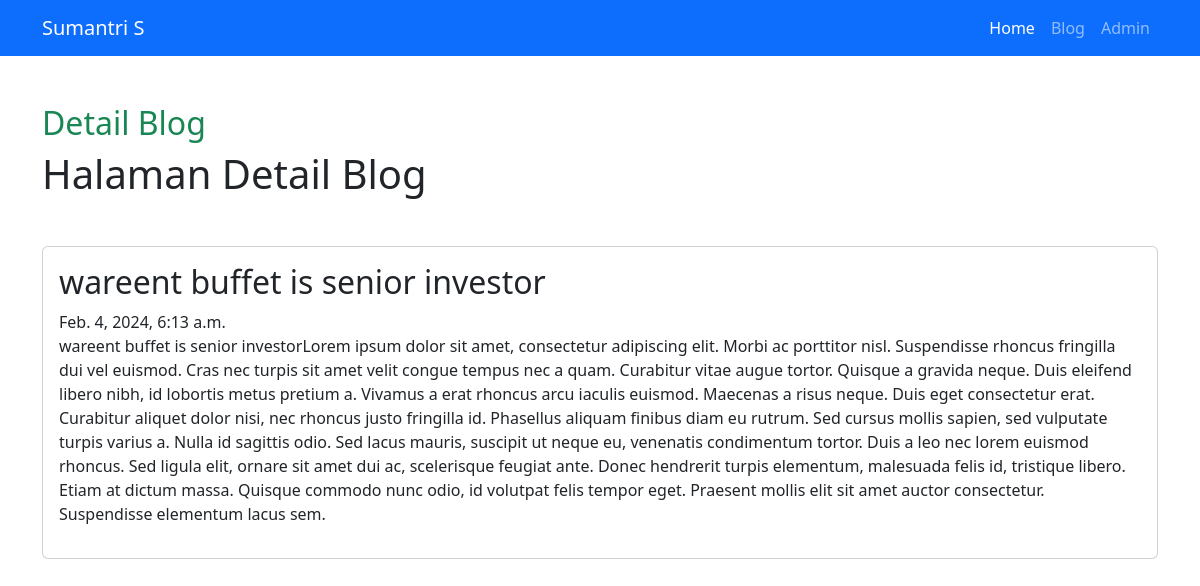
Page /blog/detail/wareent-buffet-is-senior-investor/ on the committed database.
### blog/models.py (models this page shows, shortened)
class Artikel(models.Model):
    judul = models.CharField(max_length=255)
    isi = models.TextField()
    kategori = models.ForeignKey(Kategori, on_delete=models.CASCADE)
    slug_art = models.SlugField(editable=False, blank=True)
    pubdate = models.DateTimeField(auto_now_add=True)
    update = models.DateTimeField(auto_now=True)

### blog/views.py (the view)
# urls.py: path('detail/<slug:slugInput>/', views.detail_artikel, name='detail_artikel'),
def detail_artikel(request, slugInput):
    detail_articles = Artikel.objects.get(slug_art=slugInput)
    context = {
        'Judul': 'Detail Blog',
        'Heading': 'Halaman Detail Blog',
        'DetailArtikel': detail_articles,
    }
    return render(request, 'blog/detail.html', context)

### blog/templates/blog/detail.html (shortened to what this page needs)
{% extends "base.html" %}
{% block title %}
<h2 class="mt-5 text-success">{{Judul}}</h2>
{% endblock title %}
{% block contents %}
<h1>{{Heading}}</h1>
        <div class="card mt-5">
            <div class="card-body">
                <h2 class="card-title">{{DetailArtikel.judul}}</h2>
                <span class="text-secondar">{{DetailArtikel.pubdate}}</span>
                <p class="text-dark fst-norma">{{DetailArtikel.isi}}</p>
            </div>
        </div>
{% endblock contents %}

### rows in the picture
Artikel: judul "wareent buffet is senior investor", pubdate "Feb. 4, 2024, 6:13 a.m.", isi "wareent buffet is senior investorLorem ipsum dolor sit amet, consectetur adipiscing elit. Morbi ac porttitor nisl. Suspendisse rhoncus fringilla dui vel euismod. Cras nec turpis sit amet velit congue tempus nec a quam. Curabitur vitae augue tortor. Quisque a gravida neque. Duis eleifend libero nibh, id lobortis metus pretium a. Vivamus a erat rhoncus arcu iaculis euismod. Maecenas a risus neque. Duis eget consectetur erat. Curabitur aliquet dolor nisi, nec rhoncus justo fringilla id. Phasellus aliquam finibus diam eu rutrum. Sed cursus mollis sapien, sed vulputate turpis varius a. Nulla id sagittis odio. Sed lacus mauris, suscipit ut neque eu, venenatis condimentum tortor. Duis a leo nec…"

### other values in the picture
{{ Judul }} "Detail Blog"
{{ Heading }} "Halaman Detail Blog"
